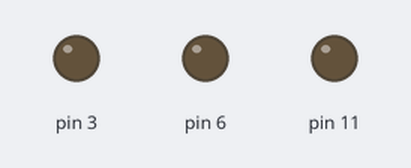
A sketch run on a simulated Arduino Uno, built with avr-gcc and run on an emulated ATmega328P. Shown: output pins drawn as LEDs (lit = HIGH). What the sketch prints to the serial monitor is not drawn.

Above: at 0.15 s.
Timing chart, 0 to 1.6 s (numbered marks = the images above):
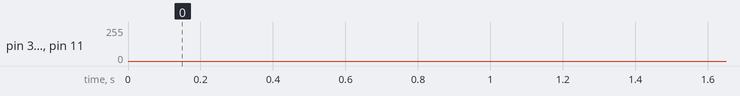

The sketch:

mulearn61.ino
```cpp
int val;
void setup()
{
  pinMode(3, OUTPUT);
  pinMode(6, OUTPUT);
  pinMode(11, OUTPUT);
  Serial.begin(9600);
}

void loop()
{
  for(val=255; val>0; val=val-1){
  analogWrite(11, val);
  analogWrite(6, 255-val);
  analogWrite(3, 128-val);
  delay(1);}
  for(val=0; val<255; val=val+1){
  analogWrite(11, val);
  analogWrite(6, 255-val);
  analogWrite(3, 128-val);
  delay(1);}
  Serial.println(val, DEC);
}
```
